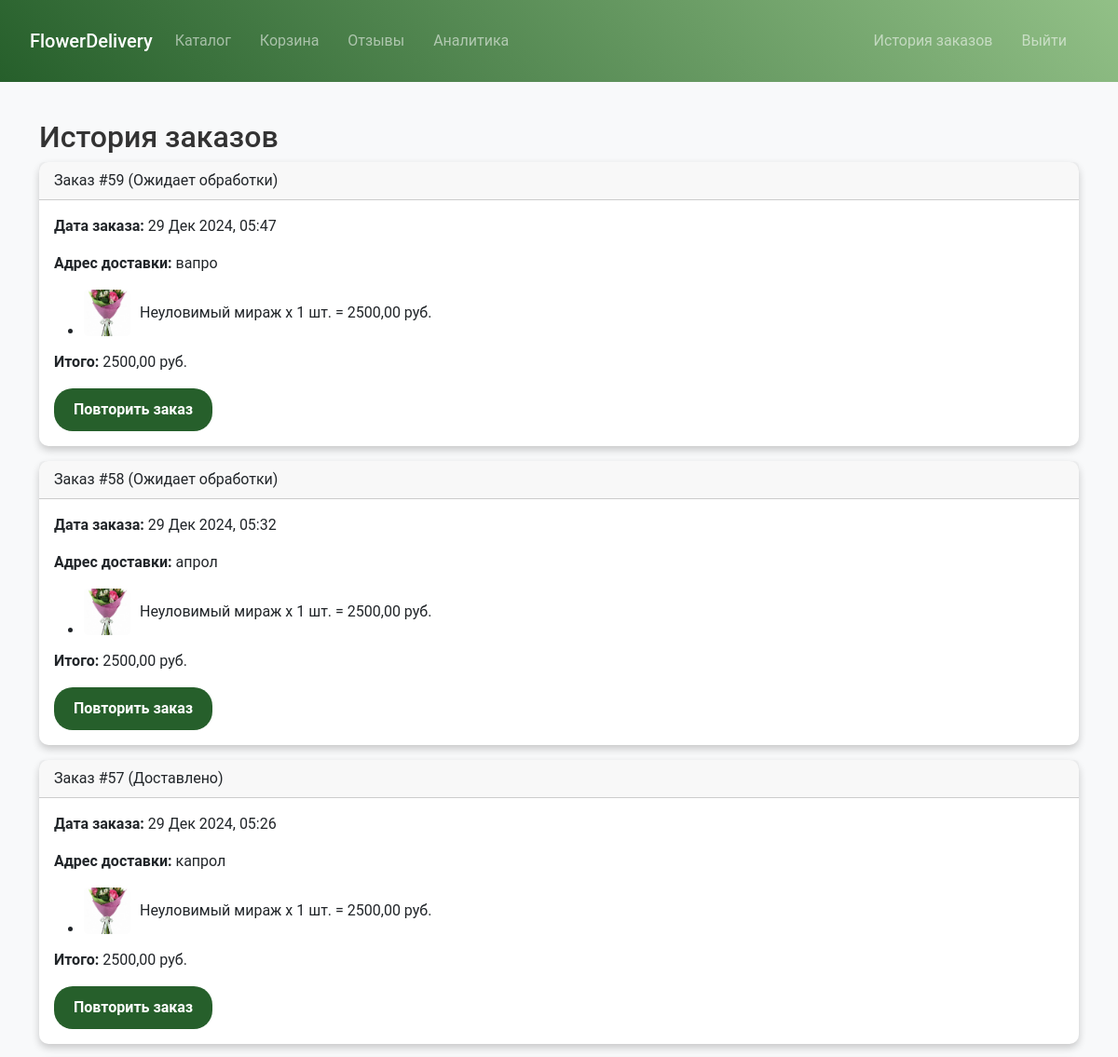
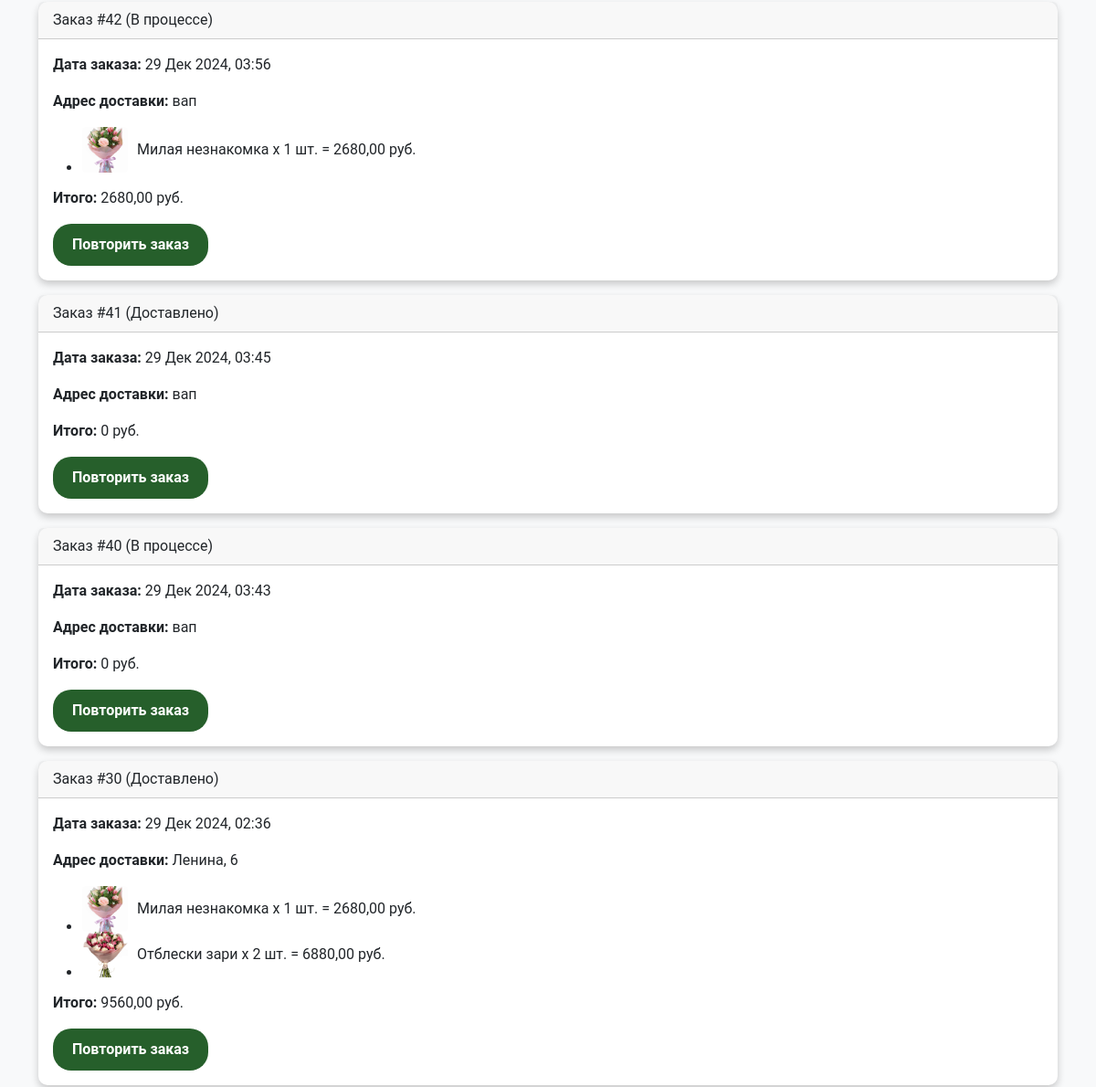
Page /orders/history/ (signed in, upper part) on the earlier database version (2 pictures, top to bottom).
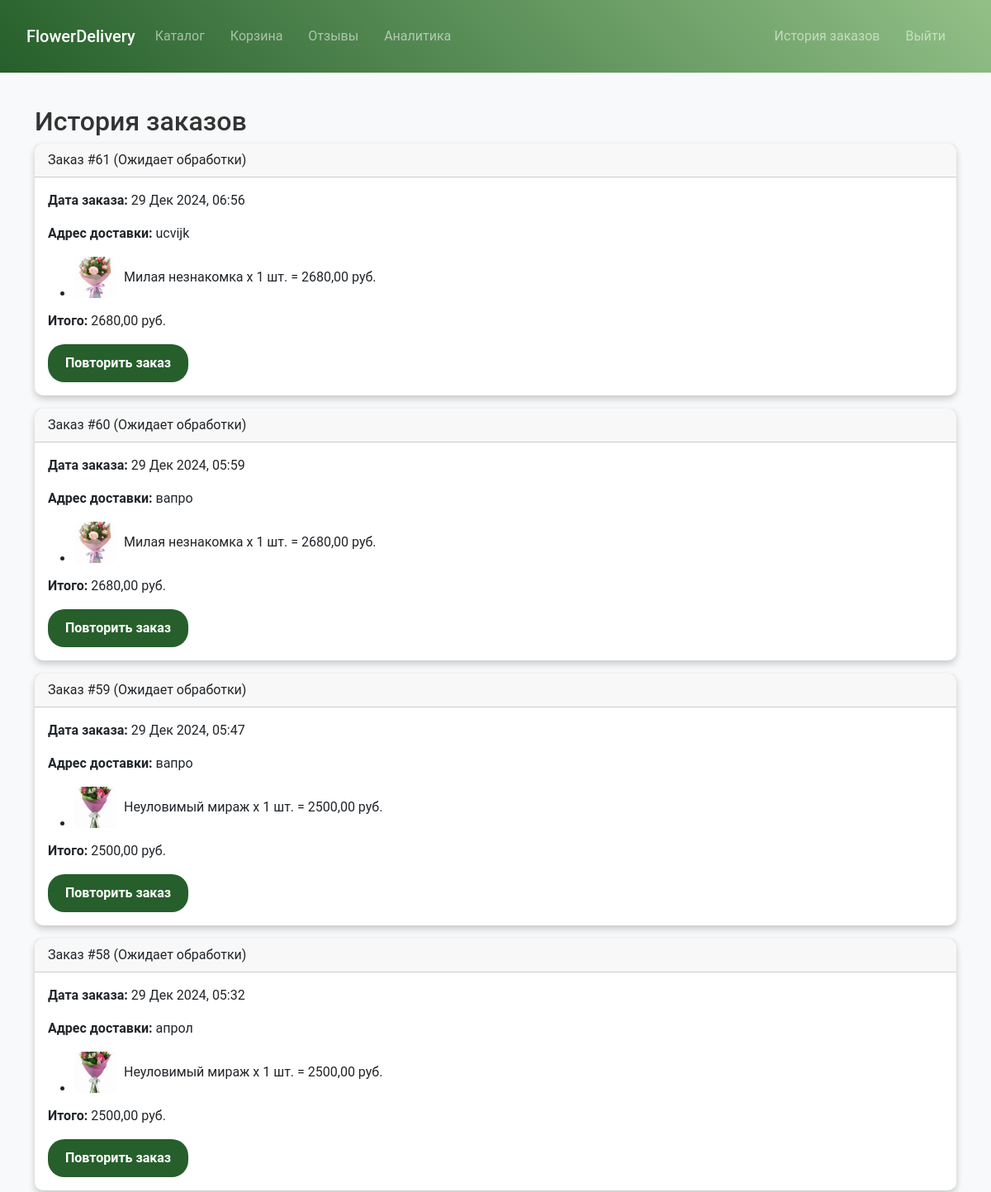
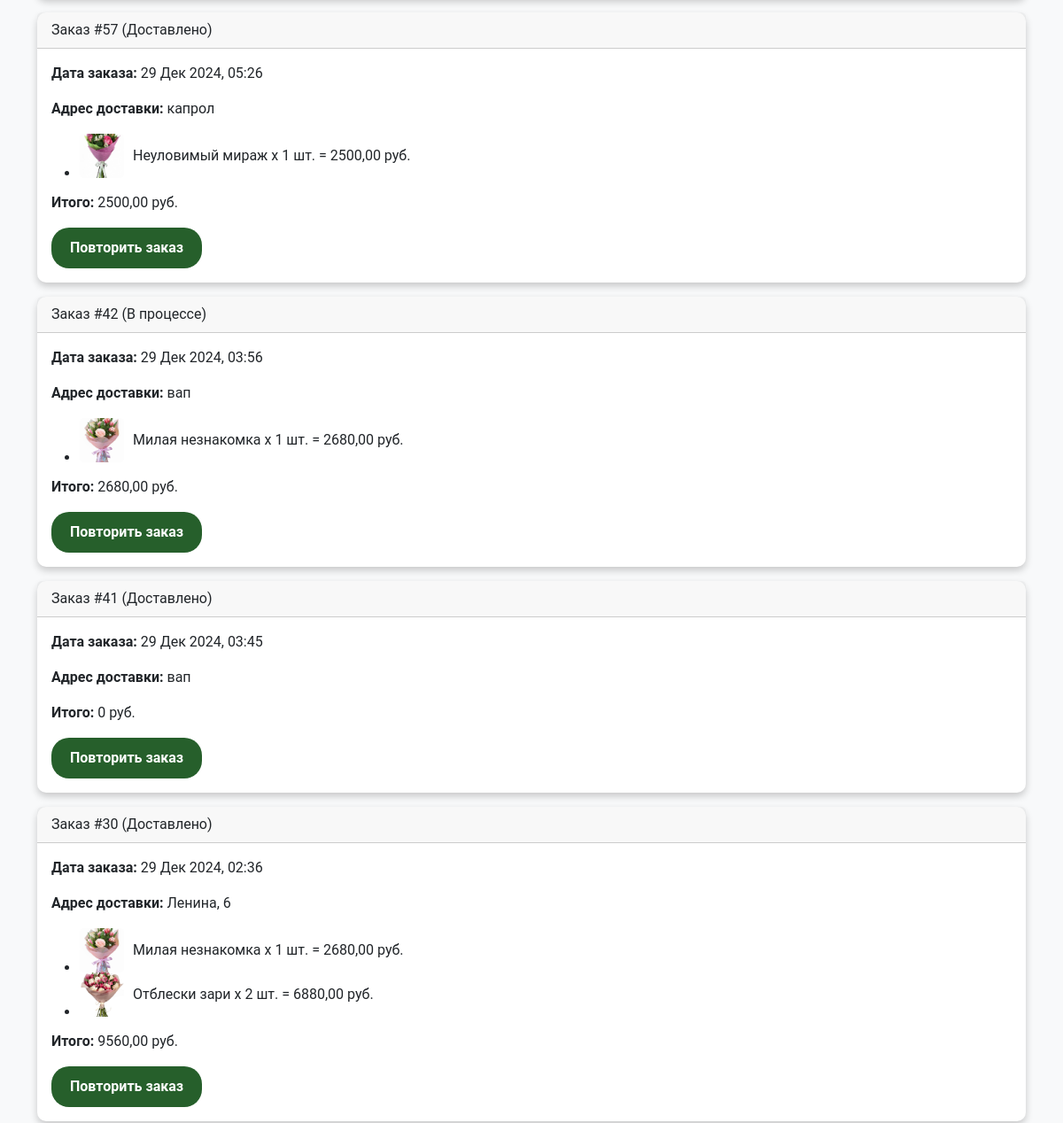
Same page on the later database version (2 pictures, top to bottom).
### orders_app/models.py (models this page shows, shortened)
class Order(models.Model):
    STATUS_CHOICES = (
        ('pending', 'Ожидает обработки'),
        ('in_progress', 'В процессе'),
        ('delivered', 'Доставлено'),
    )
    user = models.ForeignKey(User, on_delete=models.CASCADE)
    customer_name = models.CharField(max_length=255)
    flowers = models.ManyToManyField('Flower', through='OrderItem')  # Связь через промежуточную таблицу
    created_at = models.DateTimeField(auto_now_add=True)
    status = models.CharField(max_length=50, choices=STATUS_CHOICES, default='pending')
    bouquet_name = models.CharField(max_length=255, blank=True, null=True)
    delivery_address = models.TextField(blank=True, null=True)

class Flower(models.Model):
    name = models.CharField(max_length=100)
    price = models.DecimalField(max_digits=8, decimal_places=2)
    description = models.TextField(blank=True)
    image = models.ImageField(upload_to='flowers', blank=True, null=True)

### orders_app/views.py (the view)
@login_required
def order_history(request):
    orders = Order.objects.filter(user=request.user).order_by('-created_at')
    order_data = []
    for order in orders:
        items = OrderItem.objects.filter(order=order).select_related('flower')
        total_sum = sum(item.quantity * item.flower.price for item in items)
        order_data.append({
            'order': order,
            'items': [
                {
                    'flower': item.flower,
                    'qty': item.quantity,
                    'cost': item.quantity * item.flower.price,
                }
                for item in items
            ],
            'total_sum': total_sum,
        })
    return render(request, 'orders_app/history.html', {'order_data': order_data})

### orders_app/templates/orders_app/history.html (shortened to what this page needs)
{% extends 'main_app/base.html' %}
{% block content %}
<h2>История заказов</h2>
{% if order_data %}
  {% for entry in order_data %}
    <div class="card mb-3">
      <div class="card-header">
        Заказ #{{ entry.order.id }} ({{ entry.order.get_status_display }})
      </div>
      <div class="card-body">
        <p><strong>Дата заказа:</strong> {{ entry.order.created_at|date:"d M Y, H:i" }}</p>
        <p><strong>Адрес доставки:</strong> {{ entry.order.delivery_address }}</p>
        <ul>
          {% for item in entry.items %}
          <li>
            <div class="d-flex align-items-center">
              <img
                  src="{{ item.flower.image.url|default:'/static/img/default_image.png' }}"
                  alt="{{ item.flower.name }}"
                  style="width: 50px; height: 50px; object-fit: cover; margin-right: 10px; border-radius: 5px;">
              {{ item.flower.name }} x {{ item.qty }} шт. = {{ item.cost }} руб.
            </div>
          </li>
          {% endfor %}
        </ul>
        <p><strong>Итого:</strong> {{ entry.total_sum }} руб.</p>
        <form method="post" action="{% url 'orders:repeat_order' entry.order.id %}">
          <button type="submit" class="btn btn-order"">Повторить заказ</button>
        </form>
      </div>
    </div>
  {% endfor %}
{% else %}
  <p>У вас ещё нет заказов.</p>
{% endif %}
{% endblock %}

### main_app/templates/main_app/base.html (shortened to what this page needs)
{% load static %}
<!DOCTYPE html>
<html lang="ru">
<head>
  <link
    rel="stylesheet"
    href="https://cdn.jsdelivr.net/npm/bootstrap@5.3.0/dist/css/bootstrap.min.css"
  />
  <link rel="stylesheet" href="{% static 'main_app/css/style.css' %}" />
</head>
<body>
<header class="bg-dark text-light py-3">
  <nav class="navbar navbar-expand-lg navbar-dark">
    <div class="container-fluid">
      <a class="navbar-brand" href="{% url 'index' %}">FlowerDelivery</a>
      <div class="collapse navbar-collapse" id="navbarContent">
        <ul class="navbar-nav me-auto mb-2 mb-lg-0">
          <li class="nav-item">
            <a class="nav-link" href="{% url 'orders:catalog' %}">Каталог</a>
          </li>
          <li class="nav-item">
            <a class="nav-link" href="{% url 'orders:cart' %}">Корзина</a>
          </li>
          <li class="nav-item">
            <a class="nav-link" href="{% url 'reviews:list' %}">Отзывы</a>
          </li>
          {% if user.is_authenticated and user.is_staff or user.is_superuser %}
            <li class="nav-item">
              <a class="nav-link" href="{% url 'analytics:dashboard' %}">Аналитика</a>
            </li>
          {% endif %}
        </ul>
        <ul class="navbar-nav ms-auto mb-2 mb-lg-0">
          {% if user.is_authenticated %}
            <li class="nav-item">
              <a class="nav-link" href="{% url 'orders:history' %}">История заказов</a>
            </li>
            <li class="nav-item">
              <a class="nav-link" href="{% url 'logout' %}">Выйти</a>
            </li>
          {% endif %}
        </ul>
      </div>
    </div>
  </nav>
  </header>
  <div class="container my-4">
    {% block content %}
    {% endblock %}
  </div>
</body>
</html>

### main_app/static/main_app/css/style.css (style rules this page uses)
body { font-family: 'Roboto', sans-serif; background-color: #f8f9fa; color: #333; display: flex; flex-direction: column; min-height: 100vh; margin: 0; }
header { position: sticky; top: 0; z-index: 1000; background: linear-gradient(45deg, #265f2b, #92c087); color: white; padding: 10px 20px; }
header nav a, footer a { text-decoration: none; color: white; font-weight: 500; transition: color 0.3s; }
nav a { color: white; text-decoration: none; margin-right: 15px; }
.card { border: none; border-radius: 10px; box-shadow: 0px 4px 6px rgba(0, 0, 0, 0.1); transition: transform 0.3s ease, box-shadow 0.3s ease; }
.card { border: none; border-radius: 10px; box-shadow: 0px 4px 8px rgba(0, 0, 0, 0.2); transition: transform 0.3s ease, box-shadow 0.3s ease; display: flex; flex-direction: column; justify-content: space-between; }
.card img { border-radius: 10px 10px 0 0; object-fit: cover; max-height: 450px; max-width: 70%; }
.btn-order { background-color: #265f2b; color: white; padding: 10px 20px; border-radius: 20px; font-size: 16px; font-weight: bold; text-align: center; transition: background-color 0.3s ease; }

Differences in the rows shown:
removed Order: order.id "40", order.status "В процессе", order.created_at "29 Дек 2024, 03:43", order.delivery_address "вап", total_sum "0"
added Order: order.id "61", order.status "Ожидает обработки", order.created_at "29 Дек 2024, 06:56", order.delivery_address "ucvijk", total_sum "2680,00", Flower (flower.image (picture), flower.name "Милая незнакомка", qty "1", cost "2680,00")
added Order: order.id "60", order.status "Ожидает обработки", order.created_at "29 Дек 2024, 05:59", order.delivery_address "вапро", total_sum "2680,00", Flower (flower.image (picture), flower.name "Милая незнакомка", qty "1", cost "2680,00")
